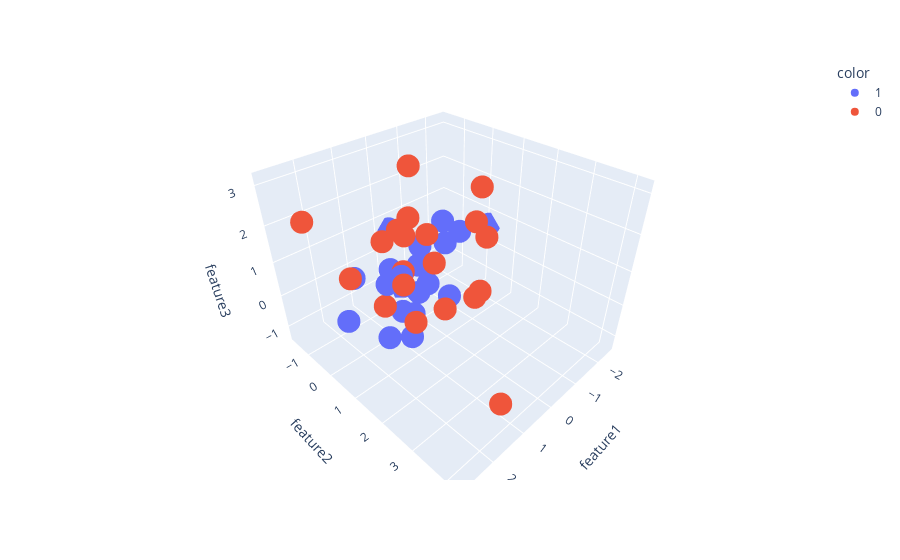

Notebook cell for this chart:
### Code cell
# 3D Plot of data
fig = px.scatter_3d(df, x=df['feature1'], y=df['feature2'], z=df['feature3'],
              color=df['target'].astype('str'))

fig.show()

### Figure 1 — Plotly figure (JSON) as saved in the notebook; plotly's stock layout.template omitted (floating-point values rounded to 4 significant figures)
{"data": [{"hovertemplate": "color=1<br>feature1=%{x}<br>feature2=%{y}<br>feature3=%{z}<extra></extra>", "legendgroup": "1", "marker": {"color": "#636efa", "symbol": "circle"}, "mode": "markers", "name": "1", "scene": "scene", "showlegend": true, "type": "scatter3d", "x": [-0.3316, 0.2411, 1.415, 1.772, 0.4206, 0.3223, 1.045, 0.9486, -0.04544, -0.4208, 0.667, -1.01, 1.968, -0.3675, 0.1901, -0.02254, -1.838, -2.506, 1.267, -0.9926], "y": [-1.632, -0.9525, 0.4577, -0.3475, 0.4116, 0.06034, 0.5382, 0.7017, 1.041, -0.552, 0.02581, 0.4417, -0.5478, -1.137, 0.5121, 0.01342, -0.9388, 0.147, 0.1736, -0.1613], "z": [0.6191, -0.1363, 0.7289, 0.6701, -0.07132, -1.043, 0.8121, -1.051, -0.09403, -0.1211, -0.7776, 1.129, -0.6794, -1.322, 0.1315, 0.9359, -0.2018, 0.6062, -1.223, 1.192]}, {"hovertemplate": "color=0<br>feature1=%{x}<br>feature2=%{y}<br>feature3=%{z}<extra></extra>", "legendgroup": "0", "marker": {"color": "#EF553B", "symbol": "circle"}, "mode": "markers", "name": "0", "scene": "scene", "showlegend": true, "type": "scatter3d", "x": [1.01, 1.677, 2.823, -0.7233, 1.438, 0.2046, 1.251, -1.39, 0.7489, -1.028, 1.425, 0.7319, 1.234, 0.1771, 0.3849, 0.2907, 0.8989, 2.011, 2.224, -0.7643], "y": [1.438, 4.188, -0.3329, 1.461, 1.1, -0.01154, 0.1864, 0.6667, 2.593, 1.131, 1.441, 0.5174, 0.05278, -0.5981, 1.324, 0.867, 0.436, 1.921, 0.2304, 1.567], "z": [2.328, -0.08056, 2.637, -0.08537, 1.065, 3.151, 1.704, 1.344, 1.171, 2.603, 0.1826, 2.245, -0.2616, 1.227, -0.1032, 0.9826, 0.821, 2.933, 1.192, 1.549]}], "layout": {"legend": {"title": {"text": "color"}, "tracegroupgap": 0}, "margin": {"t": 60}, "scene": {"domain": {"x": [0, 1], "y": [0, 1]}, "xaxis": {"title": {"text": "feature1"}}, "yaxis": {"title": {"text": "feature2"}}, "zaxis": {"title": {"text": "feature3"}}}}}
